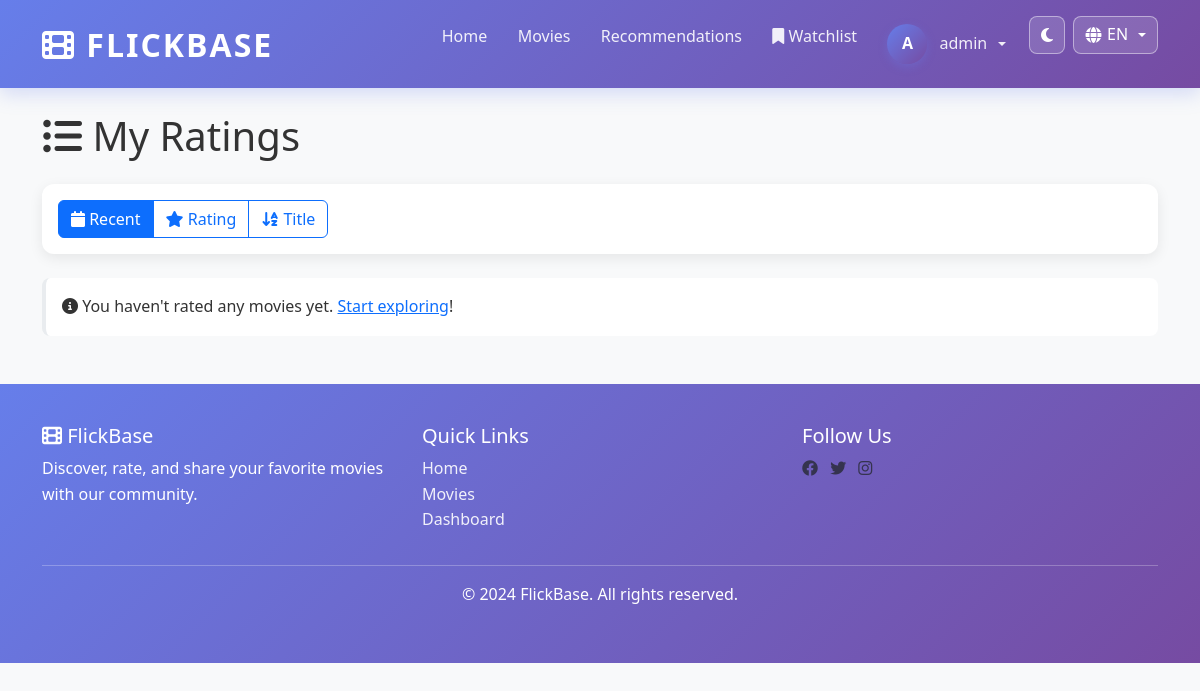
Page /user/my-ratings (signed in) on the earlier database version.
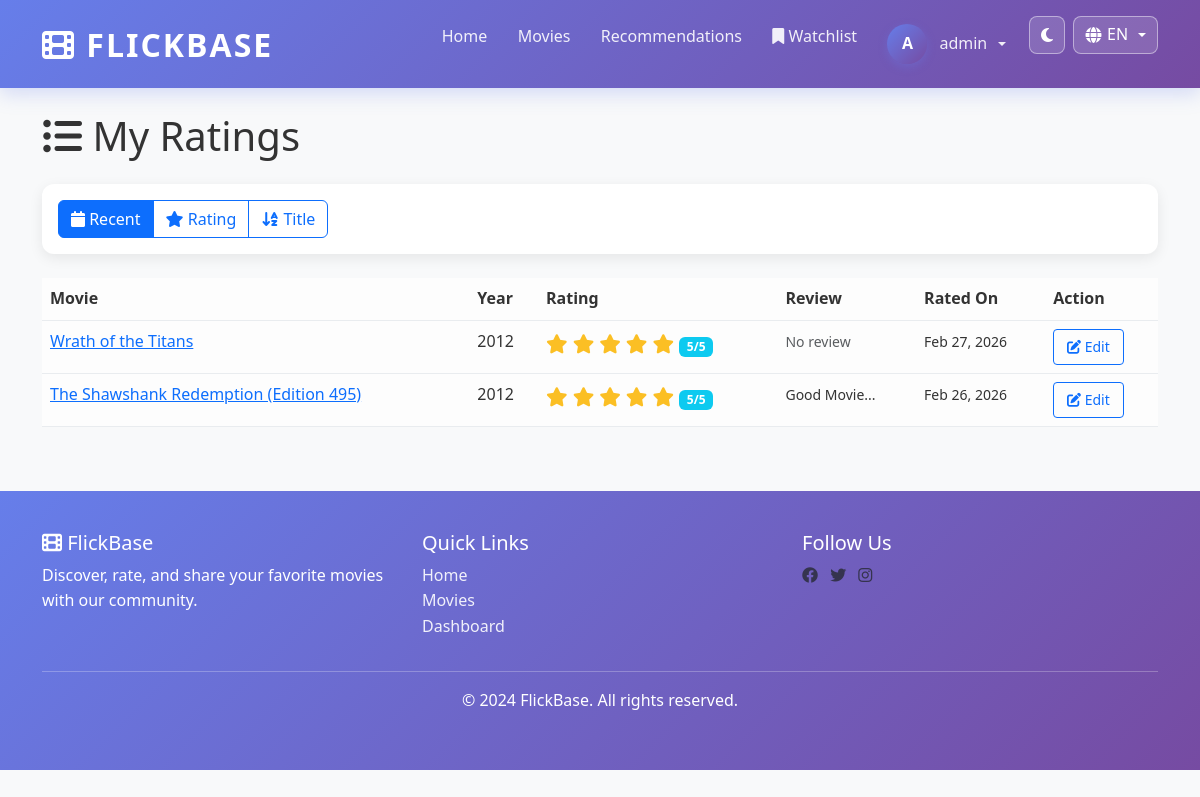
Same page on the later database version.
### app/models.py (models this page shows, shortened)
class Rating(db.Model):
    __tablename__ = 'ratings'
    id = db.Column(db.Integer, primary_key=True)
    user_id = db.Column(db.Integer, db.ForeignKey('users.id'), nullable=False, index=True)
    movie_id = db.Column(db.Integer, db.ForeignKey('movies.id'), nullable=False, index=True)
    rating = db.Column(db.Integer, nullable=False)  # 1-5 stars
    review = db.Column(db.Text, nullable=True)
    created_at = db.Column(db.DateTime, default=utcnow, index=True)
    updated_at = db.Column(db.DateTime, default=utcnow, onupdate=utcnow)
    __table_args__ = (db.UniqueConstraint('user_id', 'movie_id', name='unique_user_movie_rating'),)

class Movie(db.Model):
    __tablename__ = 'movies'
    id = db.Column(db.Integer, primary_key=True)
    title = db.Column(db.String(255), nullable=False, index=True)
    description = db.Column(db.Text, nullable=False)
    year = db.Column(db.Integer, nullable=False, index=True)
    poster_url = db.Column(db.String(500), nullable=True)  # URL to poster image
    tmdb_id = db.Column(db.Integer, nullable=True, unique=True, index=True)  # For TMDB API integration
    created_at = db.Column(db.DateTime, default=utcnow, index=True)
    updated_at = db.Column(db.DateTime, default=utcnow, onupdate=utcnow)
    ratings = db.relationship('Rating', backref='movie', lazy=True, cascade='all, delete-orphan')
    watchlist = db.relationship('Watchlist', backref='movie', lazy=True, cascade='all, delete-orphan')

### app/routes/user.py (the view)
@user_bp.route('/my-ratings')
@login_required
def my_ratings():
    page = request.args.get('page', 1, type=int)
    sort_by = request.args.get('sort', 'recent')  # recent, rating, title
    query = Rating.query.filter_by(user_id=current_user.id)
    if sort_by == 'rating':
        query = query.order_by(Rating.rating.desc())
    elif sort_by == 'title':
        query = query.join(Rating.movie).order_by(db.func.lower(db.func.substr('movies.title', 1, 1)).asc())
    else:  # recent (default)
        query = query.order_by(Rating.created_at.desc())
    ratings = query.paginate(page=page, per_page=15)
    return render_template('user/my_ratings.html',
                         ratings=ratings,
                         sort_by=sort_by)

### app/i18n.py (called while the page is built)
def get_current_language():
    selected = session.get('lang')
    return selected if selected in SUPPORTED_LANGUAGES else 'en'

def translate(key, lang=None):
    current_lang = lang or get_current_language()
    entry = TRANSLATIONS.get(key, {})
    return entry.get(current_lang) or entry.get('en') or key

### app/templates/user/my_ratings.html (shortened to what this page needs)
{% extends "base.html" %}
{% block content %}
<h1 class="mb-4"><i class="fas fa-list-ul"></i> My Ratings</h1>
<div class="card mb-4">
    <div class="card-body">
        <div class="btn-group" role="group">
            <a href="{{ url_for('user.my_ratings', sort_by='recent') }}"
               class="btn btn-outline-primary {% if sort_by == 'recent' %}active{% endif %}">
                <i class="fas fa-calendar"></i> Recent
            </a>
            <a href="{{ url_for('user.my_ratings', sort_by='rating') }}"
               class="btn btn-outline-primary {% if sort_by == 'rating' %}active{% endif %}">
                <i class="fas fa-star"></i> Rating
            </a>
            <a href="{{ url_for('user.my_ratings', sort_by='title') }}"
               class="btn btn-outline-primary {% if sort_by == 'title' %}active{% endif %}">
                <i class="fas fa-sort-alpha-down"></i> Title
            </a>
        </div>
    </div>
</div>
{% if ratings.items %}
<div class="table-responsive">
    <table class="table table-hover">
        <thead>
            <tr>
                <th>Movie</th>
                <th>Year</th>
                <th>Rating</th>
                <th>Review</th>
                <th>Rated On</th>
                <th>Action</th>
            </tr>
        </thead>
        <tbody>
            {% for rating in ratings.items %}
            <tr>
                <td>
                    <a href="{{ url_for('movie.movie_detail', movie_id=rating.movie.id) }}">
                        {{ rating.movie.title }}
                    </a>
                </td>
                <td>{{ rating.movie.year }}</td>
                <td>
                    <span class="rating-stars">
                        {% for i in range(1, 6) %}
                            {% if i <= rating.rating %}<i class="fas fa-star"></i>{% else %}<i class="far fa-star"></i>{% endif %}
                        {% endfor %}
                    </span>
                    <span class="badge bg-info">{{ rating.rating }}/5</span>
                </td>
                <td>
                    {% if rating.review %}
                        <small>{{ rating.review[:50] }}...</small>
                    {% else %}
                        <span class="text-muted"><small>No review</small></span>
                    {% endif %}
                </td>
                <td><small>{{ rating.created_at.strftime('%b %d, %Y') }}</small></td>
                <td>
                    <a href="{{ url_for('movie.rate_movie', movie_id=rating.movie.id) }}" class="btn btn-sm btn-outline-primary">
                        <i class="fas fa-edit"></i> Edit
                    </a>
                </td>
            </tr>
            {% endfor %}
        </tbody>
    </table>
</div>
{% else %}
<div class="alert alert-info">
    <i class="fas fa-info-circle"></i> You haven't rated any movies yet.
    <a href="{{ url_for('movie.movies') }}">Start exploring</a>!
</div>
{% endif %}
{% endblock %}

Differences in the rows shown:
added Rating: movie "Wrath of the Titans", movie.year "2012", rating "5", review "No review", created_at "Feb 27, 2026"
added Rating: movie "The Shawshank Redemption (Edition 495)", movie.year "2012", rating "5", review "Good Movie", created_at "Feb 26, 2026"
Other differences:
text no longer shown: "You haven't rated any movies yet. Start exploring !"
text now shown: "Movie Year Rating Review Rated On Action"
